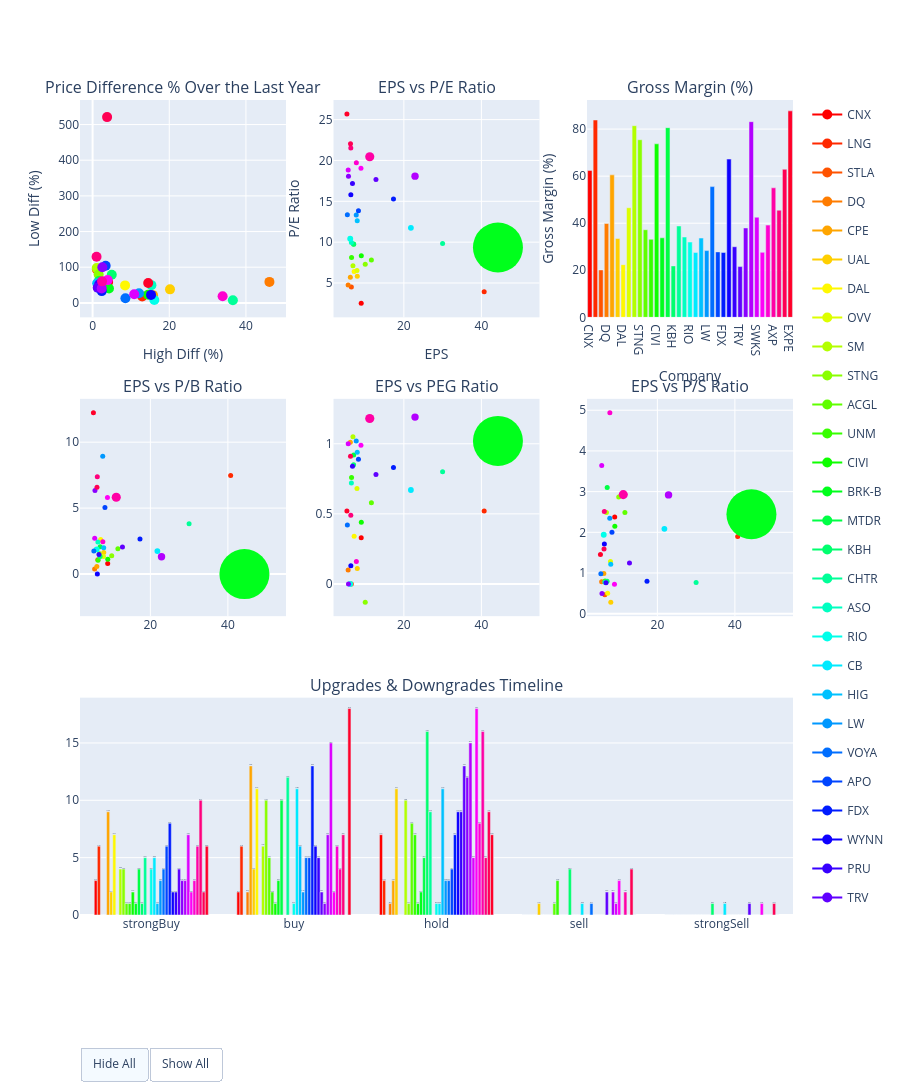

Source (notebook cell):
### Code cell
def fetch_historical_data(ticker, start_date, end_date, period=None, interval=interval_dates):
    try:
        if period:
            data = ticker.history(period=period, interval=interval)
        else:
            data = ticker.history(start=start_date, end=end_date, interval=interval)
        return data
    except Exception as e:
        print(f"Error fetching data for {ticker}: {e}")
        return pd.DataFrame()  # Return an empty DataFrame

def calculate_price_diff(companies):
    tickers = yf.Tickers(' '.join(companies))
    price_diff = {}  # Store price difference info here

    for company in companies:
        ticker = tickers.tickers[company]
        hist = fetch_historical_data(ticker, None, None, period="1y")
        if not hist.empty:
            today_price = hist['Close'].iloc[-1]
            high_52week = max(hist['High'])
            low_52week = min(hist['Low'])
            high_percent_diff = ((today_price - high_52week) / high_52week) * 100
            low_percent_diff = ((today_price - low_52week) / low_52week) * 100
            price_diff[company] = {'high_diff': -1 * high_percent_diff, 'low_diff': low_percent_diff}

    return price_diff

def fetch_price_diff(companies, combined_metrics):
    price_diff = calculate_price_diff(companies)
    combined_metrics['price_diff'] = price_diff

    return combined_metrics

combined_metrics = fetch_price_diff(filtered_company_symbols, combined_metrics)

def plot_combined_interactive(combined_metrics):
    # Extract data for all plots
    company_labels = combined_metrics['company_labels']
    eps_values = combined_metrics['eps_values']
    high_diffs = [combined_metrics['price_diff'][company]['high_diff'] for company in company_labels]
    low_diffs = [combined_metrics['price_diff'][company]['low_diff'] for company in company_labels]
    market_caps = combined_metrics['market_caps']
    pb_values = combined_metrics['pb_values']
    pe_values = combined_metrics['pe_values']
    peg_values = combined_metrics['peg_values']
    ps_values = combined_metrics['ps_values']
    gross_margins = combined_metrics['gross_margins']
    recommendations_summary = combined_metrics['recommendations_summary']

    # Normalize PEG sizes for Plot 4 visualization
    peg_min = min(peg_values)
    peg_max = max(peg_values)
    norm_peg_sizes = [(peg - peg_min) / (peg_max - peg_min) * 30 + 10 for peg in peg_values]

    # Adjust the subplot layout
    fig = make_subplots(rows=3, cols=3,  # Update to 3 rows
                        subplot_titles=("Price Difference % Over the Last Year",
                                        "EPS vs P/E Ratio",
                                        "Gross Margin (%)",
                                        "EPS vs P/B Ratio",
                                        "EPS vs PEG Ratio",
                                        "EPS vs P/S Ratio",
                                        "Upgrades & Downgrades Timeline"),  # Adjusted to be in the third row now
                        specs=[
                            [{}, {}, {}],  # First row: 3 individual cells for plots
                            [{}, {}, {}],  # New second row: 3 individual cells for new plots
                            [{"colspan": 3, "type": "scatter"}, None, None]  # Third row: A plot spanning all 3 columns
                        ],
                        vertical_spacing=0.1  # Adjust spacing if needed for aesthetics
                        )

    colors = {company: f'hsl({(i / len(company_labels) * 360)},100%,50%)' for i, company in enumerate(company_labels)}

    ## sorting the gross margin bar charts
    sorted_data = sorted(zip(company_labels, gross_margins, colors), key=lambda x: x[1], reverse=True)  # Sort by gross_margin in descending order
    sorted_labels, sorted_gross_margins, sorted_colors = zip(*sorted_data)

    for i, company in enumerate(company_labels):
        legendgroup = f"group_{company}"
        marker_size = max(market_caps[i] / max(market_caps) * 50, 5)

        # Plot 1: Price Difference
        fig.add_trace(
            go.Scatter(
                x=[high_diffs[i]],
                y=[low_diffs[i]],
                marker=dict(size=10, color=colors[company]),
                legendgroup=legendgroup,
                name=company,
                hoverinfo='none',  # Disables default hover info, to use hovertemplate completely.
                hovertemplate=f'Company: {company}<br>High Diff: %{{x}}<br>Low Diff: %{{y}}<extra></extra>',  # Custom hover
            ),
            row=1, col=1
        )

        # Plot 2: EPS vs P/E Ratio
        fig.add_trace(
            go.Scatter(
                x=[eps_values[i]],
                y=[pe_values[i]],
                marker=dict(size=marker_size, color=colors[company]),
                legendgroup=legendgroup,
                showlegend=False,
                hoverinfo='none',
                hovertemplate=f'Company: {company}<br>EPS: ${eps_values[i]}<br>P/E Ratio: {pe_values[i]}<extra></extra>',  # Custom hover
            ),
            row=1, col=2
        )

        # Plot 3: Gross Margin Bar Chart
        fig.add_trace(go.Bar(
            x=[company_labels[i]],
            y=[gross_margins[i] * 100],
            marker=dict(color=colors[company]),
            legendgroup=legendgroup,
            showlegend=False,
            width=0.8  # Adjust this value as needed
        ), row=1, col=3)

        # Plot 4:  EPS vs P/B Ratio
        fig.add_trace(
            go.Scatter(
                x=[eps_values[i]],
                y=[pb_values[i]],
                marker=dict(size=marker_size, color=colors[company]),
                legendgroup=legendgroup,
                showlegend=False,
                hoverinfo='none',
                hovertemplate=f'Company: {company}<br>EPS: ${eps_values[i]}<br>P/B Ratio: {pb_values[i]}<extra></extra>',  # Custom hover
            ),
            row=2, col=1
        )

        # Plot 5:  EPS vs PEG Ratio
        fig.add_trace(
            go.Scatter(
                x=[eps_values[i]],
                y=[peg_values[i]],
                marker=dict(size=marker_size, color=colors[company]),
                legendgroup=legendgroup,
                showlegend=False,
                hoverinfo='none',
                hovertemplate=f'Company: {company}<br>EPS: ${eps_values[i]}<br>PEG Ratio: {peg_values[i]}<extra></extra>',
            ),
            row=2, col=2
        )

        # Plot 6:  EPS vs P/S Ratio
        fig.add_trace(
            go.Scatter(
                x=[eps_values[i]],
                y=[ps_values[i]],
                marker=dict(size=marker_size, color=colors[company]),
                legendgroup=legendgroup,
                showlegend=False,
                hoverinfo='none',
                hovertemplate=f'Company: {company}<br>EPS: ${eps_values[i]}<br>P/S Ratio: {ps_values[i]}<extra></extra>',  # Custom hover
            ),
            row=2, col=3
        )

        # Plot 7: Recommendations Summary
        current_recommendations = recommendations_summary[i]

        if isinstance(current_recommendations, dict) and '0m' in current_recommendations:
            ratings = current_recommendations['0m']
            rating_categories = ['strongBuy', 'buy', 'hold', 'sell', 'strongSell']
            rating_values = [ratings.get(category, 0) for category in rating_categories]

            # Preparing data for bar plot
            y_categories = list(rating_categories) # Convert category names to numeric values
            category_names = {index: name for index, name in enumerate(rating_categories)} # Map for axis ticks

            # Use the count as bar height
            bar_heights = rating_values

            # Add bar chart to the subplot
            fig.add_trace(
                go.Bar(
                    x=rating_categories,  # Categories on the x-axis
                    y=bar_heights,  # Corresponding values on the y-axis
                    marker=dict(color=colors[company]),
                    name=company,
                    legendgroup=legendgroup,
                    showlegend=False,
                    text=company,  # Display company names
                    hoverinfo='y+text'  # Show hover text and value
                ),
                row=3, col=1
            )

            fig.update_yaxes(range=[0, max(peg_values)], row=2, col=2)

            # If you want to apply a starting y-axis of 0 universally to all subplots, you could do:
            for row in range(1, 4):  # Adjust the range accordingly based on your actual number of rows
                for col in range(1, 4):  # Adjust the range accordingly based on your actual number of columns
                    # Use conditions or specific logic if some charts shouldn't start from 0
                    fig.update_yaxes(range=[0, "auto"], row=row, col=col)

        else:
            # Handle unexpected data structure
            continue

    # Update axes titles
    titles = [("High Diff (%)", "Low Diff (%)"), ("EPS", "P/E Ratio"), ("Company", "Gross Margin (%)")]
    for col, (x_title, y_title) in enumerate(titles, start=1):
        fig.update_xaxes(title_text=x_title, row=1, col=col)
        fig.update_yaxes(title_text=y_title, row=1, col=col)

    fig.update_xaxes(title_text="Recommendation Type", row=1, col=4)
    fig.update_yaxes(title_text="Number of Recommendations", row=1, col=4)

    fig.update_layout(height=2000)

    # Layout adjustments for readability and aesthetics
    fig.update_layout(
        updatemenus=[
            dict(
                type="buttons",
                direction="left",
                buttons=list([
                    dict(
                        args=[{"visible": "legendonly"}],  # This sets non-selected traces to be hidden.
                        label="Hide All",
                        method="restyle"
                    ),
                    dict(
                        args=[{"visible": True}],  # This makes all traces visible.
                        label="Show All",
                        method="restyle"
                    ),
                ]),
                pad={"r": 10, "t": 10},
                showactive=True,
                x=0,
                xanchor="left",
                y=-0.15,
                yanchor="top"
            ),
        ]
    )
    # Show the combined plot
    fig.show()
    
# Extract company labels from 'price_diff' keys or another consistent source
company_labels = list(combined_metrics['company_labels'])

# Explicitly add 'company_labels' to 'metrics_filtered'
combined_metrics['company_labels'] = company_labels

plot_combined_interactive(combined_metrics)
